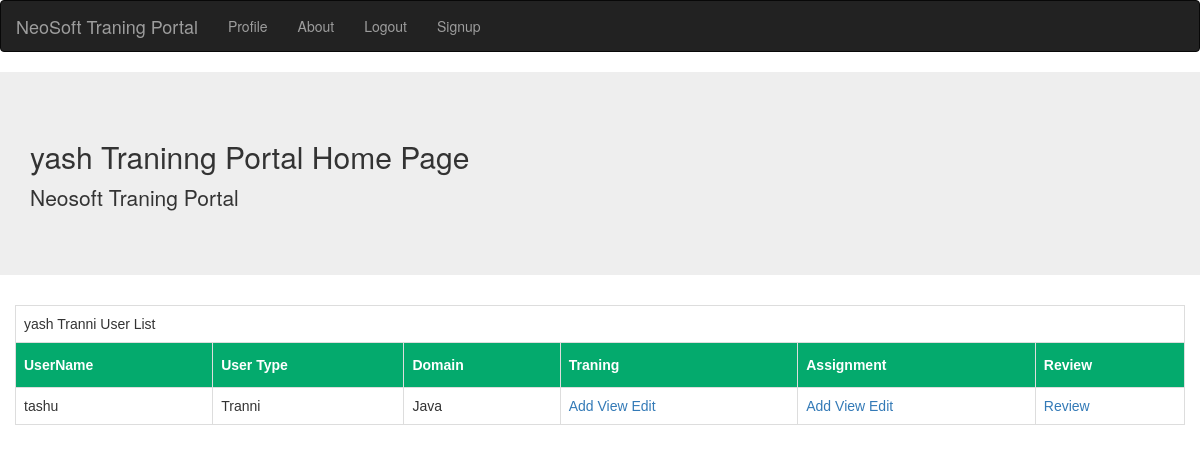
The app's page /tl/ (signed in) with its own data.
### core/models.py (models this page shows)
class User(AbstractUser):
    mobile_number = models.CharField(
        max_length=40, unique=True, blank=False, null=False, db_index=True
    )
    address = models.CharField(max_length=255, blank=True, null=True)
    field_type = models.CharField(choices=STATE_CHOICE, max_length=50)
    User_type = models.CharField(choices=STATE_CHOICE2, max_length=50)
    assigned_client = models.CharField(max_length=100)
    DOB = models.DateField(null=True,blank=True)
    gender = models.CharField(choices=STATE_CHOICE1, max_length=50)
    def __str__(self):
        return f"{self.first_name}"

### core/views.py (the view)
# urls.py: path('tl/',DeshbordView.as_view(),name='tl'),
class DeshbordView(View):
    def get(self,request,*args, **kwargs):
        user = User.objects.all()
        assignment= Assignment.objects.all()
        review = Review.objects.filter(id=request.user.id)
        user = User.objects.get(id=request.user.id)
        traning = Traning.objects.filter()
        if user.User_type == 'TL':
            trainees= User.objects.filter(User_type='Tranni')
            return render(request, 'core/tl_home.html', {'user':user ,'assignment':assignment,'trainees':trainees})
        else:
            return render(request, 'core/tranie_home.html', {'user':user ,'assignment':assignment})

### core/templates/core/tl_home.html (shortened to what this page needs)
{% extends 'core/base.html' %}
{%load static %}
{% block content %}
<head>
</head>
<body>
    <nav class="navbar navbar-inverse">
        <div class="container-fluid">
          <div class="navbar-header">
            <a class="navbar-brand" href="#">NeoSoft Traning Portal</a>
          </div>
          <ul class="nav navbar-nav">
            <li><a href="{% url 'core:tl-detail' user.id %}">Profile</a></li>
            <li><a href="{% url 'core:about' %}">About</a></li>
            <li><a href="{% url 'core:login' %}">Logout</a></li>
            <li><a href="{% url 'core:signup' %}">Signup</a></li>
          </ul>
        </div>
      </nav>
      <div class="jumbotron jumbotron-fluid">
        <div class="container">
          <h2 class="display-4">{{user}} Traninng Portal Home Page</h2>
          <p class="lead">Neosoft Traning Portal</p>
        </div>
      </div>
      <div class="col-sm-12">
        <table class="table table-bordered " id="customers">
            <tr>
                <td colspan="8">{{user}}  Tranni User List</td>
            </tr>
            <tr>
                <th>UserName</th>
                <th>User Type</th>
                <th>Domain</th>
                <th>Traning</th>
                <th>Assignment</th>
                <th>Review</th>
            </tr>
            {% for traine in trainees %}
                <tr>
                    <td>{{traine.username|safe}}</td>
                    <td>{{traine.User_type|safe}}</td>
                    <td>{{traine.field_type|safe}}</td>
                    <td>
                        <a href="{% url 'core:traning' traine.pk %}" title="Add">
                            Add
                        </a>
                        <a href="{% url 'core:user-detail' traine.pk %}" title="View">
                          View
                        </a>
                        <a href="{% url 'core:traning-update' traine.pk %}" title="Edit">
                          Edit
                        </a>
                    </td>
                    <td>
                      <a href="{% url 'core:assignment' traine.pk %}" title="Add">
                          Add
                      </a>
                      <a href="{% url 'core:assign-detail' traine.pk %}" title="View">
                        View
                      </a>
                      <a href="{% url 'core:assignment-update' traine.pk %}" title="Edit">
                        Edit
                      </a>
                  </td>
                    <td>
                      <a href="{% url 'core:review' traine.pk %}" title="Edit">
                          Review
                      </a>
                  </td>
                </tr>
            {% endfor %}
        </table>
    </div>
</body>
{% endblock %}

### core/templates/core/tl_home.html (style rules this page uses)
#customers { font-family: Arial, Helvetica, sans-serif; border-collapse: collapse; width: 100%; }
#customers td, #customers th { border: 1px solid #ddd; padding: 8px; }
#customers tr:nth-child(even) { background-color: #f2f2f2; }
#customers th { padding-top: 12px; padding-bottom: 12px; text-align: left; background-color: #04AA6D; color: white; }

### records on screen
User: first_name "yash"
User: username "tashu", User_type "Tranni", field_type "Java"
